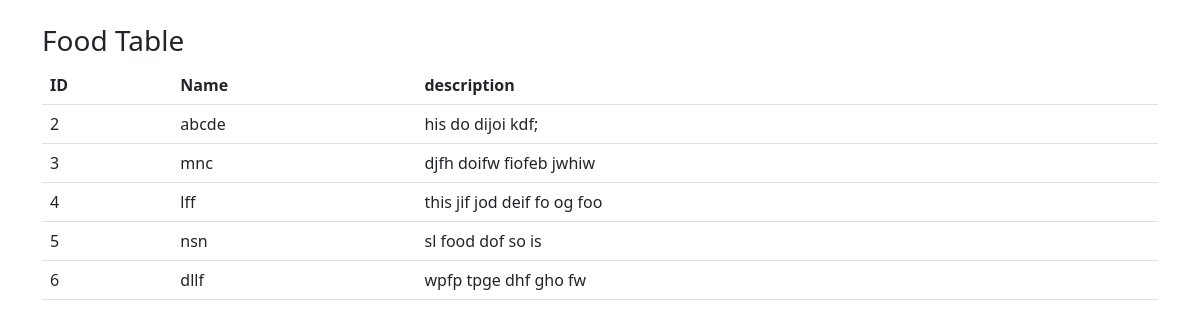
The page /view.php on the database its author committed.
### tables this page shows
CREATE TABLE `menu_items` (
  `id` int(11) NOT NULL,
  `item_name` varchar(100) DEFAULT NULL,
  `description` varchar(100) DEFAULT NULL,
  `price` decimal(10,2) DEFAULT NULL,
  `category` varchar(100) DEFAULT NULL,
  `image` varchar(255) DEFAULT NULL,
  `user_id` int(11) DEFAULT NULL
);

### view.php (the view, shortened to what this page needs)
<?php
include 'db.php';
?>
<link href="https://cdn.jsdelivr.net/npm/bootstrap@5.3.0/dist/css/bootstrap.min.css" rel="stylesheet">
<div class="container mt-4">
<h3>Food Table</h3>
<table class="table text-white">
<tr>
<th>ID</th>
<th>Name</th>
<th>description</th>
</tr>
<?php
$res = mysqli_query($conn,"SELECT * FROM menu_items");
while($row=mysqli_fetch_assoc($res)){
?>
<tr>
<td><?php echo $row['id']; ?></td>
<td><?php echo $row['item_name']; ?></td>
<td><?php echo $row['description']; ?></td>
</tr>
<?php } ?>
</table>
</div>

### view.php (style rules this page uses)
table { background: linear-gradient(to right, #667eea, #764ba2); color:white; }

### rows shown on the page
menu_items: id "2", item_name "abcde", description "his do dijoi kdf;"
menu_items: id "3", item_name "mnc", description "djfh doifw fiofeb jwhiw"
menu_items: id "4", item_name "lff", description "this jif jod deif fo og foo"
menu_items: id "5", item_name "nsn", description "sl food dof so is"
menu_items: id "6", item_name "dllf", description "wpfp tpge dhf gho fw"
